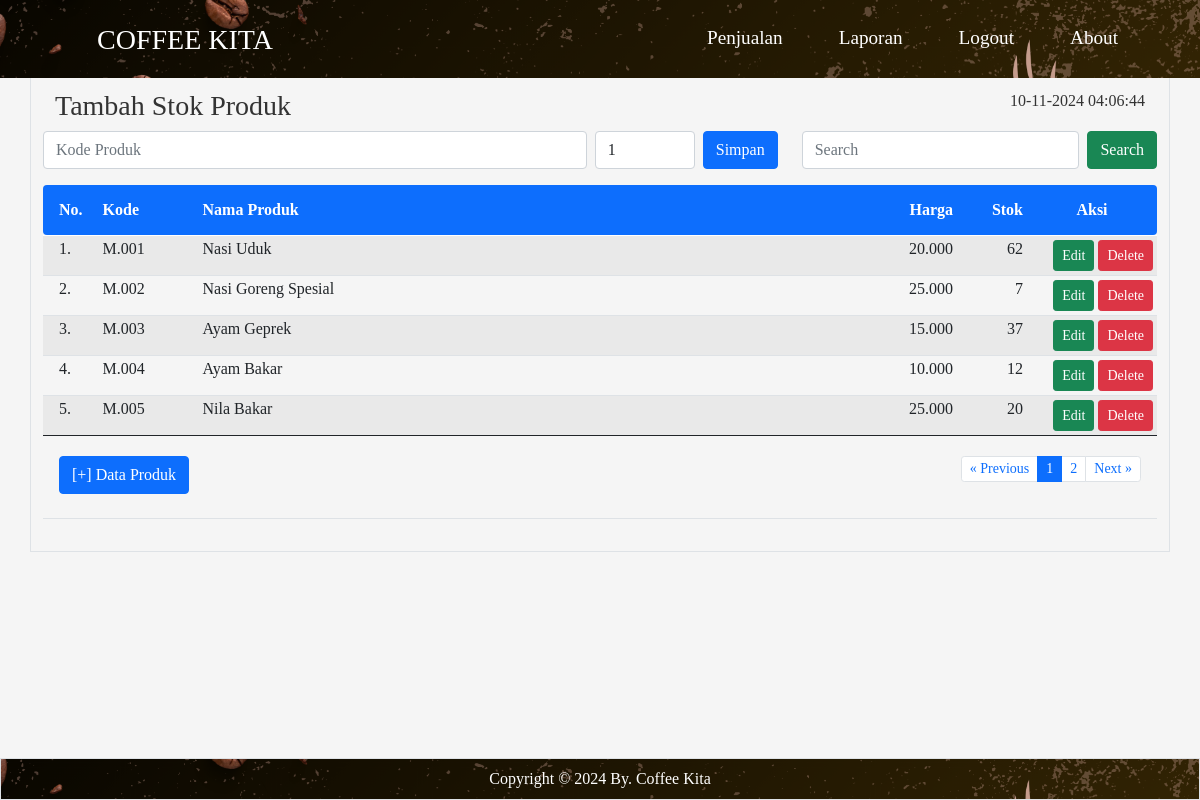
The page /tambahstok/index.php on the database as committed earlier.
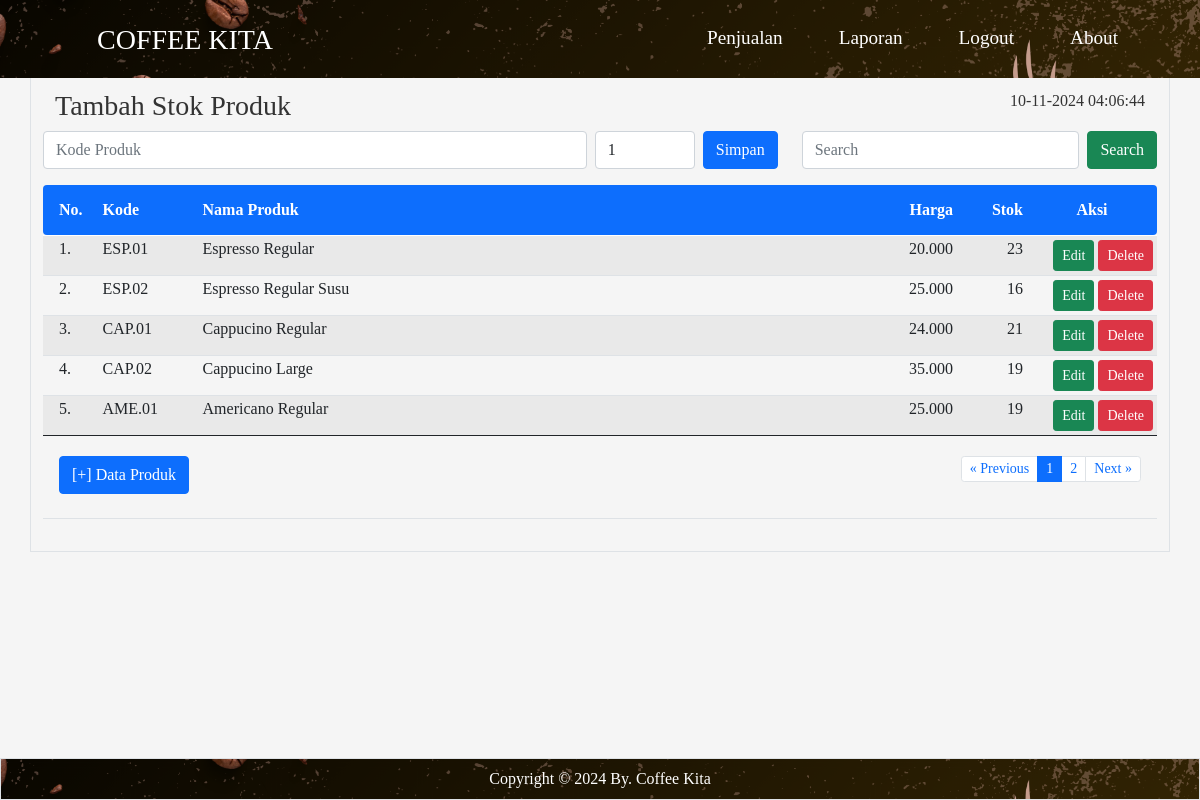
The same page on the database as committed later.
### tables this page shows
CREATE TABLE `produk` (
  `id_produk` int(11) NOT NULL,
  `kode_produk` varchar(15) DEFAULT NULL,
  `nama_produk` varchar(50) DEFAULT NULL,
  `harga` int(11) DEFAULT NULL,
  `stok` int(11) DEFAULT NULL
);

### tambahstok/index.php (the view, shortened to what this page needs)
<html>
<!DOCTYPE html>
<html lang="en">
<head>
	<link rel="stylesheet" href="../bootstrap/css/bootstrap.min.css" />
</head>
<body>
	<?php include "../header.php" ?>
	<main class="container border py-3">
		<br><br><br>
		<div class="container">
			<div class="row">
				<div class="col-sm-8">
					<h3>Tambah Stok Produk</h3>
				</div>
				<div class="col-sm-4 text-end">
					<?php
					$tgl = date("d-m-Y H:i:s");
					echo $tgl
						?>
				</div>
			</div>
		</div>
		<div class="row">
			<div class="col-sm-8">
				<form class="d-flex" method="POST" action="simpan.php">
					<input list="kode_produk" id="kp" name="kp" autocomplete="off" required placeholder="Kode Produk"
						class="form-control me-2" />
					<input class="form-control me-2" type="number" placeholder="Jumlah" name="jp" value="1"
						style="width:100px">
					<button class="btn btn-primary" type="submit" name="save">Simpan</button>
				</form>
			</div>
			<div class="col-sm-4">
				<form class="d-flex" method="GET" action="">
					<input class="form-control me-2" type="text" placeholder="Search" name="np">
					<button class="btn btn-success" type="submit">Search</button>
				</form>
			</div>
		</div>
		<table class="table table-hover table-striped table-sm">
			<thead class="bg-primary text-white">
				<tr>
					<th class="p-3 rounded-start" width="55px">No.</th>
					<th class="py-3" width="100px">Kode</th>
					<th class="py-3">Nama Produk</th>
					<th class="py-3 text-end" width="100px">Harga</th>
					<th class="py-3 text-end" width="70px">Stok</th>
					<th class="py-3 text-center rounded-end" width="130px">Aksi</th>
				</tr>
			</thead>
			<tbody>
				<?php
				include "../config.php";
				$batas = 5;
				$halaman = isset($_GET['halaman']) ? (int) $_GET['halaman'] : 1;
				$halaman_awal = ($halaman > 1) ? ($halaman * $batas) - $batas : 0;
				$previous = $halaman - 1;
				$next = $halaman + 1;
				if (isset($_GET['np'])) {
					$np = $_GET['np'];
					$sqldata = "select * from produk where nama_produk like '%$np%'";
				} else {
					$sqldata = "select * from produk";
				}
				$resdata = mysqli_query($koneksi, $sqldata);
				$jumlah_data = mysqli_num_rows($resdata);
				$total_halaman = ceil($jumlah_data / $batas);
				if (isset($_GET['np'])) {
					$np = $_GET['np'];
					$sql = "select * from produk where nama_produk like '%$np%' limit $halaman_awal, $batas";
				} else {
					$sql = "select * from produk limit $halaman_awal, $batas";
				}
				$result = mysqli_query($koneksi, $sql);
				$no = $halaman_awal + 1;
				while ($data = mysqli_fetch_array($result)) {
					$hp = number_format($data['harga'], 0, ",", ".");
					$kp = $data['kode_produk'];
					$stokawal = $data['stok'];
					$sqlst = "select * from detail_penjualan where kode_produk='$kp'";
					$resst = mysqli_query($koneksi, $sqlst);
					$jmlst = 0;
					while ($dtst = mysqli_fetch_array($resst)) {
						$jml = $dtst['jumlah'];
						$jmlst = $jmlst + $jml;
					}
					$sqltp = "select * from tambah_stok where kode_produk='$kp'";
					$restp = mysqli_query($koneksi, $sqltp);
					$jmltp = 0;
					while ($dttp = mysqli_fetch_array($restp)) {
						$jml = $dttp['jumlah'];
						$jmltp = $jmltp + $jml;
					}
					$stokakhir = $stokawal - $jmlst + $jmltp;
					$sp = number_format($stokakhir, 0, ",", ".");
					?>
					<tr>
						<td class="px-3"><?= $no ?>.</td>
						<td><?= $data['kode_produk'] ?></td>
						<td><?= $data['nama_produk'] ?></td>
						<td align="right"><?= $hp ?></td>
						<td align="right"><?= $sp ?></td>
						<td align="right">
							<a href="" class="btn btn-success btn-sm" data-bs-toggle="modal"
								data-bs-target="#modaledit<?= $data['id_produk'] ?>">Edit</a>
							<a class="btn btn-danger btn-sm" href="delete.php?id=<?= $data['id_produk'] ?>"
								onclick="return confirm('Apakah Anda Yakin data produk <?= $data['nama_produk'] ?> akan dihapus ?')"
								class="hapus">Delete</a>
						</td>
					</tr>
					<?php
					$no++;
				}
				?>
			</tbody>
			<tfoot>
				<tr>
					<td colspan="6" class="text-center">
						<div class="container">
							<div class="row">
								<div class="col-4 text-start py-3">
									<button type="button" class="btn btn-primary" data-bs-toggle="modal"
										data-bs-target="#myModal">[+] Data Produk</button>
								</div>
								<div class="col-8 text-end py-3">
									<ul class="pagination justify-content-end pagination-sm">
										<li class="page-item"><a class="page-link" <?php if ($halaman > 1) {
											echo "href='?halaman=$previous'";
										} ?>>&laquo; Previous</a></li>
										<?php
										for ($x = 1; $x <= $total_halaman; $x++) {
											if ($x == $halaman) {
												?>
												<li class="page-item active"><a class="page-link"
														href="?halaman=<?php echo $x ?>"><?php echo $x; ?></a></li>
												<?php
											} else {
												?>
												<li class="page-item"><a class="page-link"
														href="?halaman=<?php echo $x ?>"><?php echo $x; ?></a></li>
												<?php
											}
										}
										?>
										<li class="page-item"><a class="page-link" <?php if ($halaman < $total_halaman) {
											echo "href='?halaman=$next'";
										} ?>>Next &raquo;</a></li>
									</ul>
								</div>
							</div>
						</div>
					</td>
				</tr>
			</tfoot>
		</table>
	</main>
	<?php include "../footer.php" ?>
</body>
</html>

### header.php (shortened to what this page needs)
<header class="container-fluid"
	style="position:fixed; background-image: url('../img/bglogin_polos.png'); background-size: cover; background-position: center;">
	<nav class="container navbar navbar-expand-sm navbar-dark">
		<div class="container-fluid">
			<a class="navbar-brand" href="../dashboard">
				<h3><box-icon name='coffee' type='solid' flip='horizontal' animation='tada' size="md"
						color='#fffefb'></box-icon></box-icon> COFFEE KITA</h3>
			</a>
			<div class="collapse navbar-collapse  justify-content-end" id="collapsibleNavbar">
				<ul class="navbar-nav">
					<li class="nav-item">
						<a class="nav-link btn-sm text-white rounded-3 px-4 mx-1 my-1" href="../penjualan"
							style="font-family: 'Merriweather', serif; font-size:larger;"><i class="ph-fill ph-bag"></i>
							Penjualan</a>
					</li>
					<li class="nav-item">
						<a class="nav-link btn-sm text-white rounded-3 px-4 mx-1 my-1" href="../report"
							style="font-family: 'Merriweather', serif; font-size:larger;">
							Laporan</a>
					</li>
					<li class="nav-item">
						<a class="nav-link btn-sm text-white rounded-3 px-4 mx-1 my-1" href="../logout.php"
							style="font-family: 'Merriweather', serif; font-size:larger;">
							Logout</a>
					</li>
					<li class="nav-item">
						<a class="nav-link btn-sm text-white rounded-3 px-4 mx-1 my-1" href="../about"
							style="font-family: 'Merriweather', serif; font-size:larger;"><i class="ph ph-info"></i>
							About</a>
					</li>
				</ul>
			</div>
		</div>
	</nav>
</header>

### footer.php (shortened to what this page needs)
<footer class="container-fluid border fixed-bottom"
    style="bottom:0; background-image: url('../img/bglogin_polos.png'); background-size: cover; background-position: center; position:fixed;">
    <div class="container">
        <div class="col-12 py-2" style="text-align: center; color:white;">
            Copyright &copy; <?= date("Y") ?> By. Coffee Kita
        </div>
    </div>
</footer>

### tambahstok/index.php (style rules this page uses)
body { background-color: #f5f5f5; font-size: medium; font-family: 'Merriweather', serif; color: #333; }

### header.php (style rules this page uses)
body { background-color: #f5f5f5; font-family: 'Merriweather', serif; color: #333; }

Rows that differ between the two databases and show on the page:
removed produk: kode_produk "M.001", nama_produk "Nasi Uduk", harga "20.000", stok "62"
removed produk: kode_produk "M.002", nama_produk "Nasi Goreng Spesial", harga "25.000", stok "7"
removed produk: kode_produk "M.003", nama_produk "Ayam Geprek", harga "15.000", stok "37"
removed produk: kode_produk "M.004", nama_produk "Ayam Bakar", harga "10.000", stok "12"
removed produk: kode_produk "M.005", nama_produk "Nila Bakar", harga "25.000", stok "20"
added produk: kode_produk "ESP.01", nama_produk "Espresso Regular", harga "20.000", stok "23"
added produk: kode_produk "ESP.02", nama_produk "Espresso Regular Susu", harga "25.000", stok "16"
added produk: kode_produk "CAP.01", nama_produk "Cappucino Regular", harga "24.000", stok "21"
added produk: kode_produk "CAP.02", nama_produk "Cappucino Large", harga "35.000", stok "19"
added produk: kode_produk "AME.01", nama_produk "Americano Regular", harga "25.000", stok "19"
